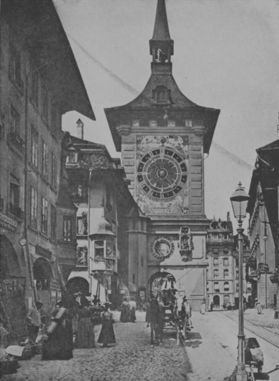
#> input picture Exercicio3/content/PoucoContraste.png, 279 x 381 px
$ python scripts.py
#> lines starting #> are read from the running program, lines starting #| are printed output that depends on the picture
"""
funcoes questao1(), questao2(), questao3(), questao4() implementam os codigos de cada questao
main() é chamada na execução e executa os codigos de todas as questoes
"""
import os
import cv2 as cv
import numpy as np
import matplotlib.pyplot as plt

# Arquivo para questão 1 e 2
img1_filename = 'content/PoucoContraste.png'

# Arquivos para questão 3 e 4
img2_filename = 'content/Chess_Board.svg.png'

# ----------------------------------------------------------------
# Questão 1
def changeImg(img, brightness=0, contrast=1, convertToColor=True):
  # Convert to grey
  imgGrey = (np.mean(img, axis=2) / 255)

  # Brightness
  imgGrey = imgGrey + brightness
  imgGrey = np.clip(imgGrey, 0, 1)

  # Contrast
  mean = np.mean(imgGrey)
  imgGrey = contrast * (imgGrey - mean) + mean
  imgGrey = np.clip(imgGrey, 0, 1)

  if not convertToColor:
    return imgGrey

  # Convert to color
  width, height = imgGrey.shape
  imgColor = (255 * imgGrey).astype("uint8")
  imgColor = np.concatenate(3 * [imgColor.reshape(width, height, 1)], axis = 2)
  return imgColor

def questao1():
    # Ler imagem e executar
    img = cv.imread(img1_filename)
#> img is the input picture: shape (381, 279, 3); min 50, max 181, mean 118.8
    img = changeImg(img, 0, 0.5)
#> in changeImg, `mean = np.mean(imgGrey)`: mean = 0.466
#> in changeImg, `imgGrey = contrast * (imgGrey - mean) + mean`:
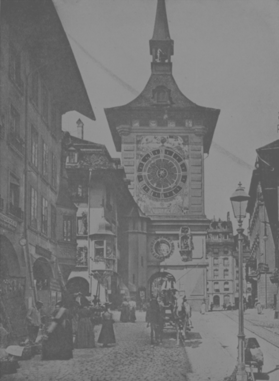
#> imgGrey: shape (381, 279) float64; min 0.331, max 0.588, mean 0.466

    # Display
    fig, ax = plt.subplots(1, 1, figsize=(10, 15))
    ax.imshow(img, cmap='gray', vmin=0, vmax=1)
    fig.savefig("figs/img1.png", dpi=300)

# ----------------------------------------------------------------
# Questão 2
def questao2():
    brightness = 0.5
    contrast = 0.5

    img = cv.imread(img1_filename)
    imgGrey = changeImg(img, convertToColor=False)
    imgGreyB = changeImg(img, brightness=brightness, convertToColor=False)
#> call 3 of changeImg, with brightness = 0.5, contrast = 1, convertToColor = False
#> in changeImg (call 3), `imgGrey = imgGrey + brightness`:
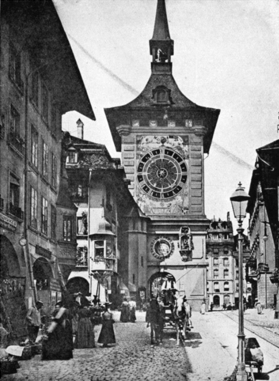
#> imgGrey: shape (381, 279) float64; min 0.696, max 1.21, mean 0.966; drawn with min black and max white
#> in changeImg (call 3), `imgGrey = np.clip(imgGrey, 0, 1)`:
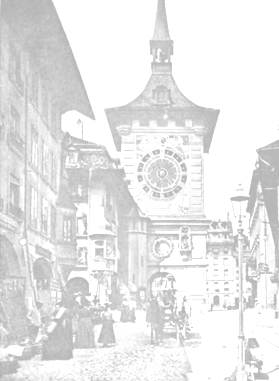
#> imgGrey: shape (381, 279) float64; min 0.696, max 1, mean 0.911
#> in changeImg (call 3), `mean = np.mean(imgGrey)`: mean = 0.911
    imgGreyC = changeImg(img, contrast=contrast, convertToColor=False)

    imgGreyB_cv = cv.convertScaleAbs(img, beta=brightness)
    imgGreyC_cv = cv.convertScaleAbs(img, alpha=contrast)
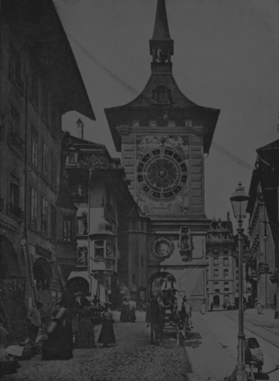
#> imgGreyC_cv: shape (381, 279, 3); min 25, max 90, mean 59.4

    imgGreyB_cv = changeImg(imgGreyB_cv, convertToColor=False)
    imgGreyC_cv = changeImg(imgGreyC_cv, convertToColor=False)

    rows, cols = 2, 3
    fig, ax = plt.subplots(rows, cols, figsize=(20,10))
    ax[1][0].axis('off')

    nBins = 20

    hists = [imgGrey.ravel(), imgGreyB.ravel(), imgGreyC.ravel(), None, imgGreyB_cv.ravel(), imgGreyC_cv.ravel()]
    titles = ["Original distribution", f"My brightness={brightness} dist", f"My contrast={contrast} dist",
            None, f"CV brightness={brightness} dist", f"CV contrast={contrast} dist"]
    for row in range(rows):
        for col in range(cols):
            hist = hists[row * cols + col]
            title = titles[row * cols + col]
            if type(hist) != type(None):
                cAx = ax[row][col]
                cAx.hist(hist, bins=nBins)
                cAx.set_xlabel("Gray value")
                cAx.set_ylabel("Pixels count")
                cAx.set_title(title)
    fig.savefig("figs/img2.png", dpi=300)
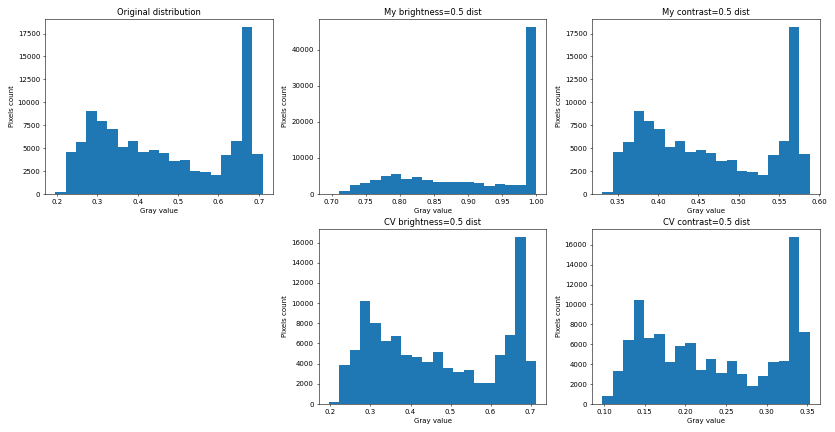
#> figure drawn by matplotlib, 5 panels; panel 1: tallest bar 18176 high, from x = 0.658 to 0.684; panel 2: tallest bar 46201 high, from x = 0.985 to 1; panel 3: tallest bar 18176 high, from x = 0.562 to 0.575; panel 4: tallest bar 16516 high, from x = 0.662 to 0.688

# ----------------------------------------------------------------
# Questão 3
# [20 lines left out: function applyFilter, not called in this run]

def questao3():
    filter1 = np.ones((3,3))
    filter2_ver = np.array([[-1, -1, -1], [0, 0, 0], [1, 1, 1]])
    filter2_hor = np.array([[-1, 0, 1], [-1, 0, 1], [-1, 0, 1]])
    filter3_ver = np.array([[-1, -2, -1], [0, 0, 0], [1, 2, 1]])
    filter3_hor = np.array([[-1, 0, 1], [-2, 0, 2], [-1, 0, 1]])
    filter4 = np.array([1, 4, 6, 4, 1]).reshape(-1, 1)
    filter4 = filter4 @ filter4.T
    filters = [filter1, filter2_ver, filter2_hor, filter3_ver, filter3_hor, filter4]
    filters = [f / np.sum(np.abs(f)) for f in filters]

    img = cv.imread(img2_filename)
#> (the run stopped early here; a loop or call above may not have finished)
